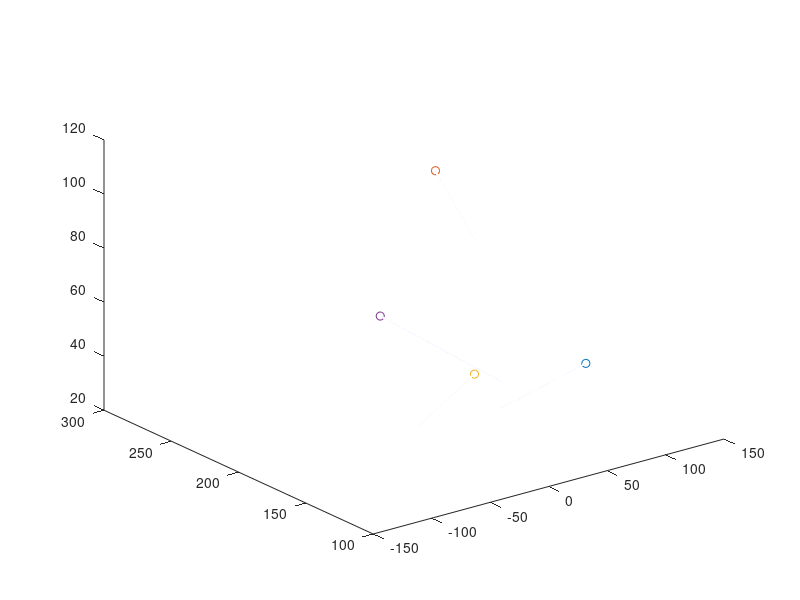

Write MATLAB code to recreate this figure. (Note: this script raises an error after producing the figure.)
close all; clear all; clc;

ForceConversion = 1e-06; % 1 Newton => 1e-06; % kg m/(ms)^2
% Parameters From Paper
% g = 9.8; %m/s^2     gravity
global CONSTANTS;
global BIRD;
CONSTANTS = struct(...
    'g', 9.8e-6, ... %m/ms^2 gravity
    'dt', 5, ... %ms         integration time step
    'du', 50, ... %ms        Reaction time !!check s if you change!!
    'v0', 0.01, ... %m/ms    Cruise Speed
    'M', 0.08, ... %kg       Mass
    'CL_CD', 3.3, ... %      Lift-drag coefficient
    'L0', 0.78, ... % N      Default Lift
    'D0', 0.24, ... %N       Default Drag
    'T0', 0.24, ... %N       Default Thrust
    'wBin', 10, ... %        Banking Control
    'wBout', 1, ... %        Banking Control
    'T', 62.5, ... %s        Speed Control
    'Rmax', 100, ... %m      Maximum Percetion Radius
    'nc', 6.5, ... %         Topological Range
    's', 0.1, ... %          Interpolation Factor !!50 is du!!
    'rh', 0.2, ... %m        Radius of Max Separation
    'rsep', 4, ... %m        Seperation Radius
    'sigma', 1.37, ... %m    Parameter of the Gaussian
    'ws', 1, ... %N          Weighting factor separation force
    'blindAngle', pi/2, ... %Rear "blind angle" cohesion and alignment
    'wa', 0.5, ... %N        Weighting factor alignment force
    'wc', 1, ... %N          Weighting factor cohesion force
    'Cc', 0.35, ... %        Critical Centrality 
    'wSigma', 0.01,    ... %N   Weight factor random force
    'RRoost', 150, ... %m    Radius of Roost
    'WRoostH', 0.01, ... %N/m Weighting factor horizontal attraction to roost
    'WRoostV', 0.2 ... %N    Weighting factor vertical attraction to roost
);
%Convert Force Constants;
CONSTANTS.L0 = CONSTANTS.L0 * ForceConversion;
CONSTANTS.D0 = CONSTANTS.D0 * ForceConversion;
CONSTANTS.T0 = CONSTANTS.T0 * ForceConversion;
CONSTANTS.ws = CONSTANTS.ws * ForceConversion;
CONSTANTS.wa = CONSTANTS.wa * ForceConversion;
CONSTANTS.wc = CONSTANTS.wc * ForceConversion;
CONSTANTS.wSigma = CONSTANTS.wSigma * ForceConversion;
CONSTANTS.WRoostH = CONSTANTS.WRoostH * ForceConversion;
CONSTANTS.WRoostV = CONSTANTS.WRoostV * ForceConversion;

% Simulation Parameters
NumBirds = 4;
NumTimeSteps = 2000;
% Bird Storage
BIRD = struct('px', 1, 'py', 2, 'pz', 3, ...
    'v', 4, ...
    'exx', 7, 'exy', 8, 'exz', 9, ...
    'eyx', 10, 'eyy', 11, 'eyz', 12, ...
    'ezx', 13, 'ezy', 14, 'ezz', 15, ...
    'ba', 16, ... %banking angle
    'r', 17); % adaptive interaction range 

TRIALS = 1;

colors = ['r', 'g', 'b', 'c', 'm', 'y', 'k', 'w',];
for trial=1:TRIALS
    tic;
    birdStorage = zeros(length(fieldnames(BIRD)), NumBirds, NumTimeSteps);

%     %% Set Initial Conditions
    initial_cylinder_height = 100;
    initial_cylinder_radius = CONSTANTS.RRoost;
    theta = 2*pi*rand(1, NumBirds);
    height = initial_cylinder_height * rand(1, NumBirds) + 10;
    birdStorage(BIRD.px:BIRD.pz, :, 1) = ...
        [initial_cylinder_radius * cos(theta);...
        initial_cylinder_radius * sin(theta);...
        height];

%     birdStorage(BIRD.vx:BIRD.vz, :, 1) = initial_velocity;
    birdStorage(BIRD.v, :, 1) = 2*CONSTANTS.v0*rand(1, NumBirds);
%     birdStorage(BIRD.v, :, 1) = [0.0091, 0.0079, 0.0101, 0.0002, 0.0080, 0.0098];
    initialFwdDirections = [rand(2, NumBirds); zeros(1, NumBirds)];
    birdStorage(BIRD.exx:BIRD.exz, :, 1) = initialFwdDirections ./ sqrt(sum(initialFwdDirections.^2));
    birdStorage(BIRD.ezx:BIRD.ezz, :, 1) = [zeros(2, NumBirds); ones(1, NumBirds)];
    
    for itr = 1:NumBirds
        birdStorage(BIRD.eyx:BIRD.eyz, itr, 1) = cross(...
            birdStorage(BIRD.exx:BIRD.exz, itr, 1), ...
            birdStorage(BIRD.ezx:BIRD.ezz, itr, 1));
    end

    birdStorage(BIRD.r, :, 1:CONSTANTS.du / CONSTANTS.dt) = CONSTANTS.RRoost^2;

    for t=1:NumTimeSteps-1
%         tic
        for itr=1:NumBirds
            % Compute Neighborhoods and Interaction Range
            %% (3) Ni = findNeighborsInRadius(birdStorage, itr, t, birdStorage(BIRD.r, itr, t));
            position = birdStorage(BIRD.px:BIRD.pz, itr, t);
            birds = [1:itr-1, itr+1:size(birdStorage, 2)];
            vectorDistances = position - birdStorage(BIRD.px:BIRD.pz, birds, t);
            distances = sqrt(sum(vectorDistances.^2));
            [sortedDistances, sortedIdxs] = sort(distances);
            % Interfaces with the deltaPositions and distances arrays. wrap
            % it with birds to map to birdStorage
            Ni = sortedIdxs(sortedDistances < birdStorage(BIRD.r, itr, t));
%             Ni = birds(sortedIdxs(distances < radius));
            
            if isempty(Ni)
                Ni = sortedIdxs(1);
            end

            %% (6) reduced neighborhood
            direction = birdStorage(BIRD.exx:BIRD.exz, itr, t);
            angles = acos((sum(vectorDistances(:, Ni).*direction)./distances(Ni)) / norm(direction));
            inView = double(angles < pi - CONSTANTS.blindAngle/2) + double(angles > pi + CONSTANTS.blindAngle/2);
            NiStar = Ni(inView ~= 0);
            if isempty(NiStar)
                NiStar = sortedIdxs(1);
            end
            %% (2) adaptive Interaction Range
            Ri = birdStorage(BIRD.r, itr, t);
            RiP1 = (1 - CONSTANTS.s)*Ri + CONSTANTS.s * ...
                (CONSTANTS.Rmax - (CONSTANTS.Rmax * length(Ni) / CONSTANTS.nc));
            birdStorage(BIRD.r, itr, t + CONSTANTS.du / CONSTANTS.dt) = RiP1;


            %% STEERING FORCE EQUATIONS ==============================================================
            %% (4) separationForce(birdStorage, itr, t, Ni)
            g = exp(-(distances - CONSTANTS.rh).^2 / CONSTANTS.sigma^2)...
                .*double(distances > CONSTANTS.rh) ...
                + double(distances <= CONSTANTS.rh);
            separationForce = -CONSTANTS.ws/length(Ni) * sum(g .* vectorDistances, 2);

            %% (8) alignment(birdStorage, itr, t, NiStar)
            diffInDirections = sum(birdStorage(BIRD.exx:BIRD.exz, birds(NiStar), t) - direction, 2);
            alignment = CONSTANTS.wa * diffInDirections / norm(diffInDirections);

            %% 
            Ng = sortedIdxs(sortedDistances < 2 * birdStorage(BIRD.r, itr, t));
            if isempty(Ng)
                Ng = sortedIdxs(1);
            end

            %% (7) centrality(birdStorage, itr, t)
            centrality = 1/10000 * 1/(length(Ng)) * norm(sum(vectorDistances(:, Ng), 2));

            %% (5) cohesion(birdStorage, itr, t, NiStar)
            thresholdDistances = distances(NiStar) > CONSTANTS.rh;
            cohesion = centrality * ...
                CONSTANTS.wc/length(NiStar) * ...
                vectorDistances(:, NiStar)*thresholdDistances'; % This part translates in the summation in equation 5.

            %% (9) social force
            socialForce = separationForce + ... % Is inf or nan
                alignment + ...
                cohesion;

            %% (10, 11, 12) roostAttraction(birdStorage, itr, t)
            % Still need to incorporate mysterious vector n and plus minus logic.
            horizontalRoostAttraction = CONSTANTS.WRoostH * ...
                (0.5 + 0.5*dot(direction,[1;1;1])) * ...
                birdStorage(BIRD.eyx:BIRD.eyz, itr, t);
            verticalRootAttraction = -CONSTANTS.WRoostV * ...
                birdStorage(BIRD.pz, itr, t) * [0,0,1]';

            roostAttraction = horizontalRoostAttraction + verticalRootAttraction;

            %% (1) speedControl(birdStorage, itr, t)
            speed = birdStorage(BIRD.v, itr, t);
            speedControl = (CONSTANTS.M / CONSTANTS.T) * (CONSTANTS.v0 - speed) * direction;
            %% (13) randomForce()
            randomForce = CONSTANTS.wSigma * [rand;rand;rand];

            %% (14) steeringForce
            steeringForce = socialForce + ...
                roostAttraction + ...
                speedControl + ...
                randomForce;

            steeringForce = speedControl;
%             test_angle = dot(birdStorage(BIRD.vx:BIRD.vz, itr, t), direction) / (speed * norm(direction));
%             fprintf('bird %d has speedControl: %f\n', itr, norm(speedControl));
%             fprintf('bird %d has angle: %f\n', itr, test_angle);
            %% FLIGHT FORCE EQUATIONS ==============================================================
            % (15a, b, c)
            simplifiedLift = speed^2/CONSTANTS.v0^2 * CONSTANTS.M * CONSTANTS.g * ...
                birdStorage(BIRD.ezx:BIRD.ezz, itr, t);
            simplifiedDrag = CONSTANTS.CL_CD*speed^2/CONSTANTS.v0^2 * CONSTANTS.M * ...
                CONSTANTS.g * birdStorage(BIRD.ezx:BIRD.ezz, itr, t);
            thrust = CONSTANTS.T0 * birdStorage(BIRD.exx:BIRD.exz, itr, t);

            % (16)
            flightForce = simplifiedLift + ...
                simplifiedDrag + ...
                thrust + ...
                (CONSTANTS.M * [0;0;-CONSTANTS.g]);

            flightForce = thrust;
            %% (21, 22) update velocity and position
            forceSum = steeringForce + flightForce;
            velocityVectorUpdate = (birdStorage(BIRD.v, itr, t)*direction) + ... %curr velocity
                (CONSTANTS.dt/CONSTANTS.M * forceSum);
            birdStorage(BIRD.v, itr, t+1) = norm(velocityVectorUpdate);
            birdStorage(BIRD.exx:BIRD.exz, itr, t+1) = velocityVectorUpdate/norm(velocityVectorUpdate);
            
            % Update position
            birdStorage(BIRD.px:BIRD.pz, itr, t+1) = birdStorage(BIRD.px:BIRD.pz, itr, t) + ...
                velocityVectorUpdate * CONSTANTS.dt;

            %% (17) lateralAcceleration
            lateralAcceleration = dot(steeringForce, birdStorage(BIRD.eyx:BIRD.eyz, itr, t)) / ...
                CONSTANTS.M * birdStorage(BIRD.eyx:BIRD.eyz, itr, t);

            %% (18, 19, 20) banking angle
            tanBin = CONSTANTS.wBin * norm(lateralAcceleration) * CONSTANTS.dt;
            tanBout = CONSTANTS.wBout * sin(birdStorage(BIRD.ba, itr, t)) * CONSTANTS.dt;
            bap1 = birdStorage(BIRD.ba, itr, t) + atan(tanBin) - atan(tanBout);

            % Update Banking angle and orientation
            birdStorage(BIRD.ba, itr, t+1) = bap1;
            temp_ey = ...
                (cos(bap1) * birdStorage(BIRD.eyx:BIRD.eyz, itr, t) + ...
                sin(bap1) * birdStorage(BIRD.ezx:BIRD.ezz, itr, t));
            birdStorage(BIRD.eyx:BIRD.eyz, itr, t+1) = temp_ey/norm(temp_ey);
            temp_ez = ...
                -1 * (cos(pi - bap1) * birdStorage(BIRD.ezx:BIRD.ezz, itr, t) + ...
                sin(pi - bap1) * birdStorage(BIRD.ezx:BIRD.ezz, itr, t));
            birdStorage(BIRD.ezx:BIRD.ezz, itr, t+1) = temp_ez/norm(temp_ez);
%             if mod(itr, 10) == 0
%                 fprintf('Completed bird %d\n', itr)
%             end
%             if(itr == 1)
%                 subplot(3, 1, 1)
%                 scatter(t, dot(birdStorage(BIRD.exx:BIRD.exz, itr, t),...
%                     birdStorage(BIRD.eyx:BIRD.eyz, itr, t))); hold on;
%                 subplot(3, 1, 2)
%                 scatter(t, dot(birdStorage(BIRD.exx:BIRD.exz, itr, t),...
%                     birdStorage(BIRD.ezx:BIRD.ezz, itr, t))); hold on;
%                 subplot(3, 1, 3)
%                 scatter(t, dot(birdStorage(BIRD.eyx:BIRD.eyz, itr, t),...
%                     birdStorage(BIRD.ezx:BIRD.ezz, itr, t))); hold on;
%             end
                
        end 
        if mod(t, 50) == 0
            fprintf('Completed timestep %d\n', t)
        end
%         fprintf('====== TIMESTEP======= %d\n', t)
%         toc;
    end
    toc;
%     subplot(2,2,trial)
    figure(2)
    for itr=1:6
        % plot velocity over time.
%         subplot(1,6, itr)
%         plot(1:NumTimeSteps, squeeze(birdStorage(BIRD.v, itr, 1:NumTimeSteps))); hold on;
        plot3(squeeze(birdStorage(BIRD.px, itr, 1:NumTimeSteps)), ...
            squeeze(birdStorage(BIRD.py, itr, 1:NumTimeSteps)), ...
            squeeze(birdStorage(BIRD.pz, itr, 1:NumTimeSteps)), 'b'); hold on;
        scatter3(squeeze(birdStorage(BIRD.px, itr, NumTimeSteps)), ...
            squeeze(birdStorage(BIRD.py, itr, NumTimeSteps)), ...
            squeeze(birdStorage(BIRD.pz, itr, NumTimeSteps)), 'b*'); hold on;
%         for step=1:NumTimeSteps - 1            
%             scatter3(squeeze(birdStorage(BIRD.px, itr, step)), ...
%                 squeeze(birdStorage(BIRD.py, itr, step)), ...
%                 squeeze(birdStorage(BIRD.pz, itr, step)), colors(mod(step, length(colors)) + 1)); hold on;
%         end
    end
end